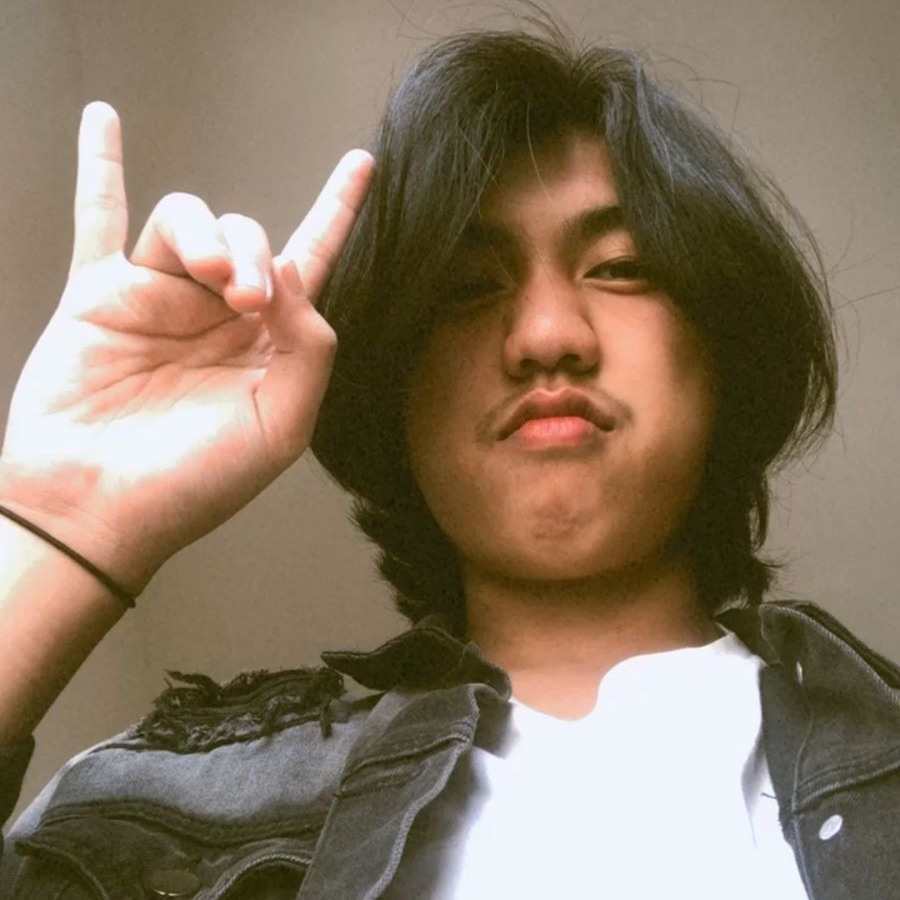
#> input picture muhfi.JPEG, 900 x 900 px, found by its file name
$ python latihan6_Translasi.py
#> lines starting #> are read from the running program, lines starting #| are printed output that depends on the picture
# Muhammad Muhfi A.R
# 1217070047

import cv2
import  numpy as np
image = cv2.imread("muhfi.jpeg")
#> image is the input picture: shape (900, 900, 3); mean B, G, R 99.8, 120.4, 137.7
height, width = image.shape[:2]
#> height = 900; width = 900
# membuat matriks M dengan contoh Tx = 100 & Ty=50
M =np.float32([[1,0,100],[0,1,50]])
image_translasi = cv2.warpAffine(image,M,(height,width))
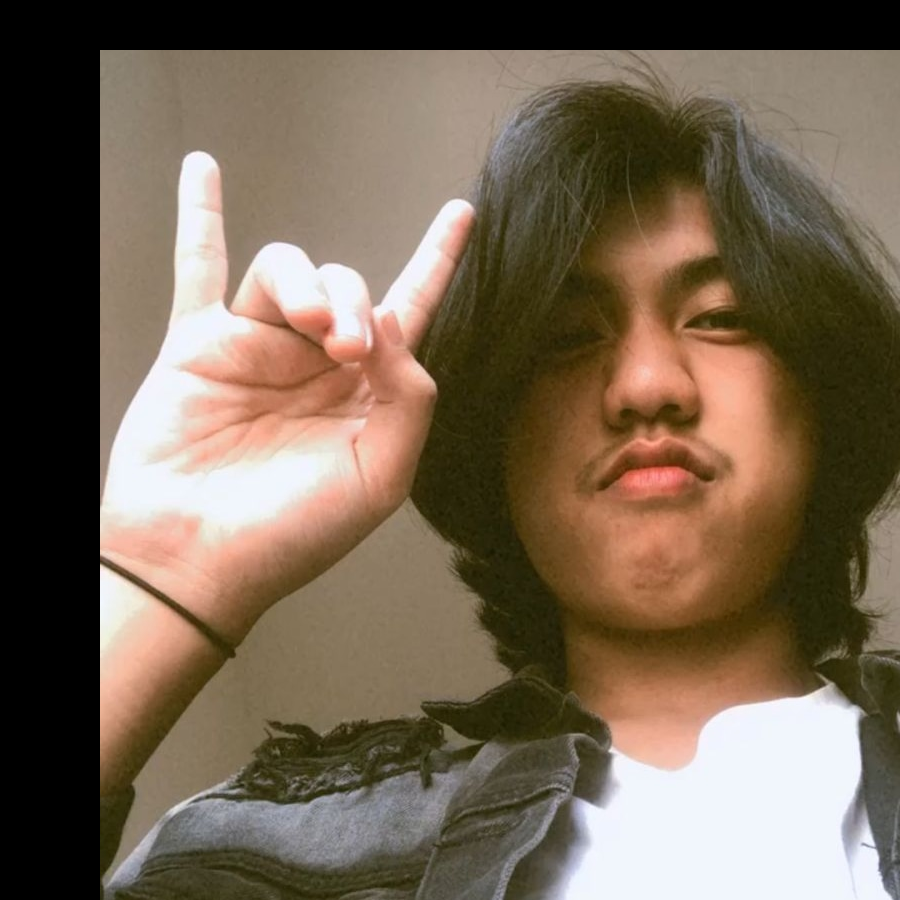
#> image_translasi: shape (900, 900, 3); mean B, G, R 82, 100.2, 116.6
cv2.imshow('Citra',image)
cv2.imshow('Citra hasil translasi',image_translasi)
cv2.waitKey(0)

$ run again, with mupi.jpg copied over muhfi.JPEG
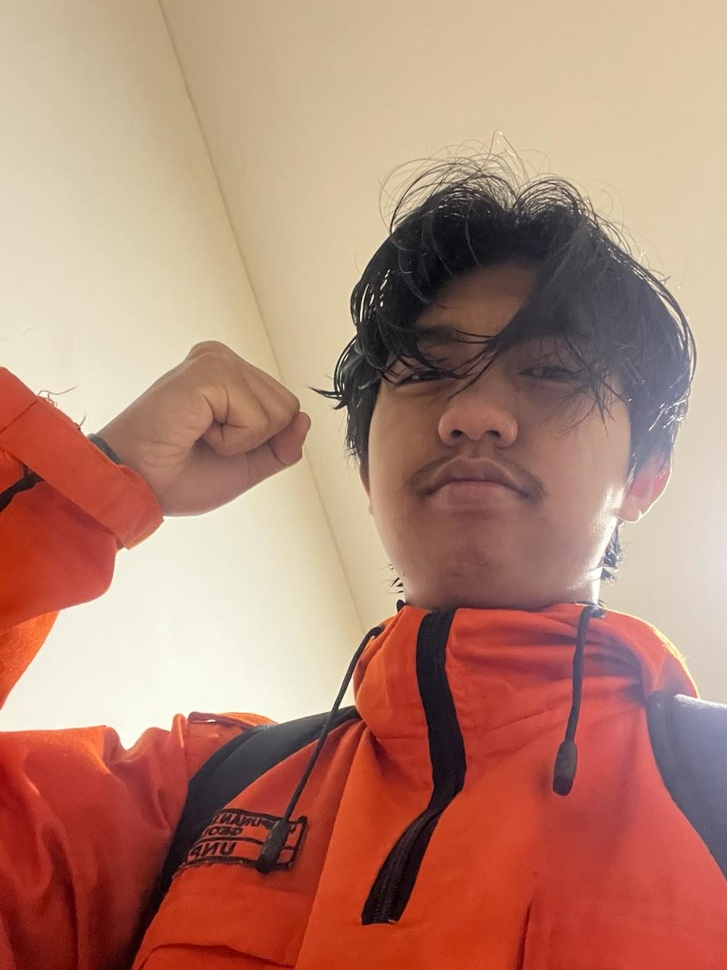
#> input picture mupi.jpg, 727 x 970 px, shrunk from 960 x 1280 before the run, found by its file name
#> image is the input picture: shape (970, 727, 3); mean B, G, R 114.9, 132.3, 179.8
#> `image_translasi = cv2.warpAffine(image,M,(height,width))`:
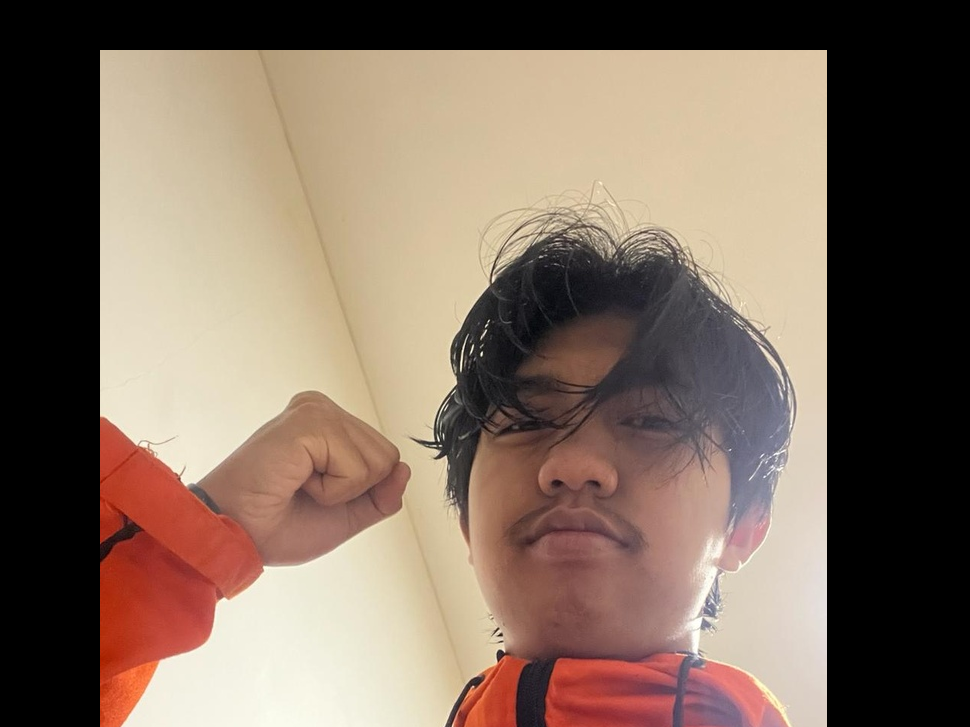
#> image_translasi: shape (727, 970, 3); mean B, G, R 96.1, 110.2, 129.2
